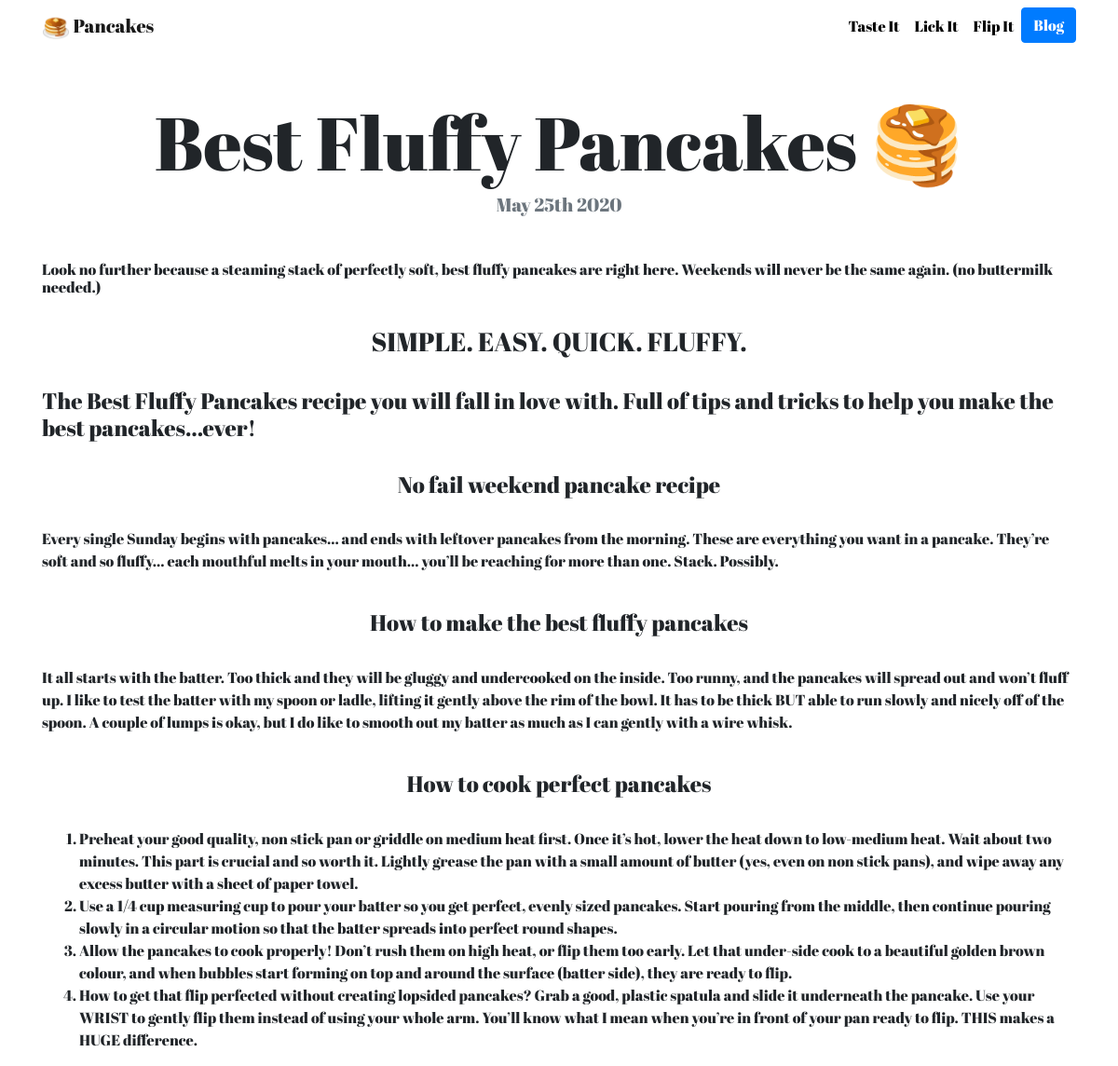
Page /blog/3/ on the committed database.
### blog/models.py (models this page shows, shortened)
class Blog(models.Model):
    title = models.CharField(max_length=200)
    date = models.DateField(auto_now=False)
    description = models.TextField()

### blog/views.py (the view)
# urls.py: path('<int:blog_id>/', views.detail, name='detail'),
def detail(request, blog_id):
    blog = get_object_or_404(Blog, pk=blog_id)
    return render(request, 'blog/detail.html', {'blog':blog})

### blog/templates/blog/detail.html
{% extends "portfolio/base.html" %}
{% load static %}
{% block content %}
<h1 class="text-center mt-5" id="blogdetailtitle">{{ blog.title }}</h1>
<h5 class="text-center text-muted mb-5">{{ blog.date|date:'F jS Y' }}</h5>
{{ blog.description|safe }}
{% endblock %}

### portfolio/static/portfolio/custom.css (style rules this page uses)
body { font-family: 'Abril Fatface', cursive; }
@media (min-width: 992px) { #blogdetailtitle { font-size: 5rem; } }

### rows in the picture
Blog: title "Best Fluffy Pancakes 🥞", date "May 25th 2020", description "Look no further because a steaming stack of perfectly soft, best fluffy pancakes are right here. Weekends will never be the same again. (no buttermilk needed.) SIMPLE. EASY. QUICK. FLUFFY. The Best Fluffy Pancakes recipe you will fall in love with. Full of tips and tricks to help you make the best pancakes…ever! No fail weekend pancake recipe Every single Sunday begins with pancakes… and ends with leftover pancakes from the morning. These are everything you want in a pancake. They’re soft and so fluffy… each mouthful melts in your mouth… you’ll be reaching for more than one. Stack. Possibly. How to make the best fluffy pancakes It all starts with the batter. Too thick and they will be…"
